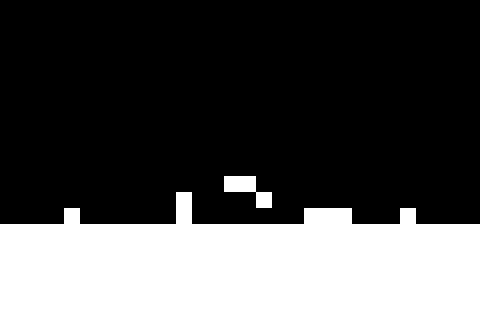

A 2D game scene composited from a Tiled map and its tileset images. What follows is a short description and the map's XML, with each tile layer's data collapsed to a summary:
An orthogonal 30x20 tile map with 16x16 px tiles, 2 tile layers (Floor, Danger).

<map version="1.0" orientation="orthogonal" renderorder="right-down" width="30" height="20" tilewidth="16" tileheight="16">
 <tileset firstgid="1" name="FloorTiles" tilewidth="16" tileheight="16">
  <image source="../../images/tiles/FloorTiles.png" width="32" height="16" />
 </tileset>
 <layer name="Floor" width="30" height="20">
  <properties>
   <property name="tileset" value="FloorTiles" />
  </properties>
  <data>[600 cells, 180 non-empty, 1 distinct tile ids]</data>
 </layer>
 <layer name="Danger" width="30" height="20">
  <properties>
   <property name="tileset" value="FloorTiles" />
  </properties>
  <data>[600 cells, 10 non-empty, 1 distinct tile ids]</data>
 </layer>
</map>
